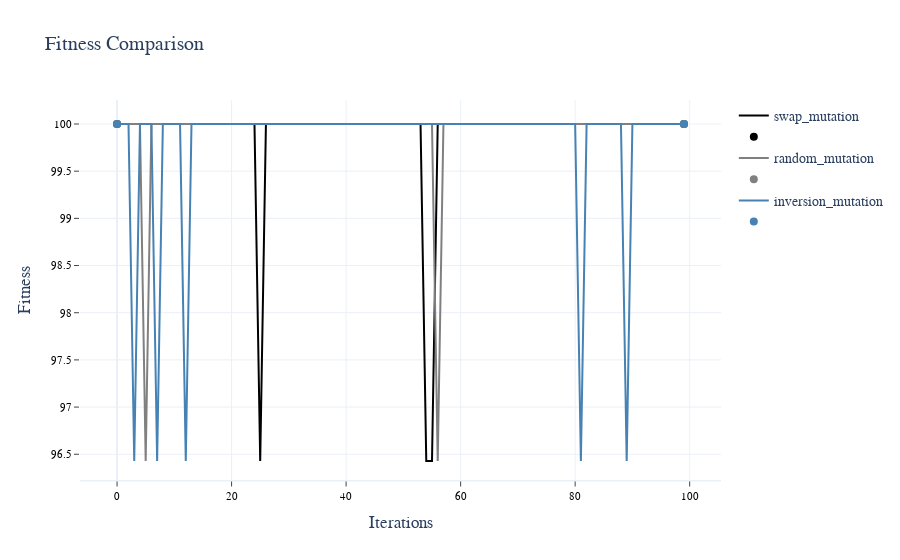
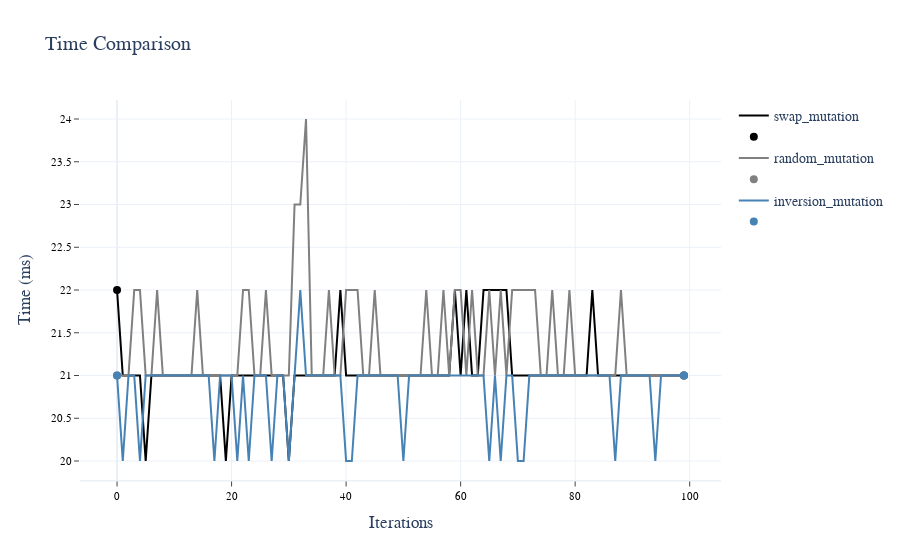

Notebook cell for these charts, in order:
### Markdown cell above
### __1.1 Mutation Module__

### Code cell
# seed for reproducibility
np.random.seed(0)

# Define the range of values
#xo = ['single_cross', 'cycle_cross', 'pmx', 'arithmetic_cross']
#select = ['tournament_selection', 'stochastic_universal_sampling']
mutation = ['swap_mutation', 'random_mutation', 'inversion_mutation']
#population = [100, 250, 500, 1000]
#generations = [100, 250, 500]
#cross_percentage = np.arange(0.8, 0.95, 0.05)
#mut_percentage = np.arange(0.01, 0.06, 0.01)

param_list, df = best_operators_search('mut', mutation)

# Displaying average results of the 100 iterations
print('\033[1mAverage results:', end='\n')
df['const'] = 'const'
display(df.groupby('const').mean().reset_index(drop=True).round(3))

# Plotting results
plot_values(data = df, colors = ['black', 'gray', 'steelblue'], layout=2, template='white', grid=True)

### Figure 1 — Plotly figure (JSON) as saved in the notebook; plotly's stock layout.template omitted (floating-point values rounded to 4 significant figures)
{"data": [{"line": {"color": "black", "width": 2}, "name": "swap_mutation", "type": "scatter", "x": [0, 1, 2, 3, 4, 5, 6, 7, 8, 9, 10, 11, 12, 13, 14, 15, 16, 17, 18, 19, 20, 21, 22, 23, 24, 25, 26, 27, 28, 29, 30, 31, 32, 33, 34, 35, 36, 37, 38, 39, 40, 41, 42, 43, 44, 45, 46, 47, 48, 49, 50, 51, 52, 53, 54, 55, 56, 57, 58, 59, 60, 61, 62, 63, 64, 65, 66, 67, 68, 69, 70, 71, 72, 73, 74, 75, 76, 77, 78, 79, 80, 81, 82, 83, 84, 85, 86, 87, 88, 89, 90, 91, 92, 93, 94, 95, 96, 97, 98, 99], "y": [100, 100, 100, 100, 100, 100, 100, 100, 100, 100, 100, 100, 100, 100, 100, 100, 100, 100, 100, 100, 100, 100, 100, 100, 100, 96.43, 100, 100, 100, 100, 100, 100, 100, 100, 100, 100, 100, 100, 100, 100, 100, 100, 100, 100, 100, 100, 100, 100, 100, 100, 100, 100, 100, 100, 96.43, 96.43, 100, 100, 100, 100, 100, 100, 100, 100, 100, 100, 100, 100, 100, 100, 100, 100, 100, 100, 100, 100, 100, 100, 100, 100, 100, 100, 100, 100, 100, 100, 100, 100, 100, 100, 100, 100, 100, 100, 100, 100, 100, 100, 100, 100]}, {"marker": {"color": "black", "size": 8}, "mode": "markers", "name": "", "type": "scatter", "x": [0, 99], "y": [100, 100]}, {"line": {"color": "gray", "width": 2}, "name": "random_mutation", "type": "scatter", "x": [0, 1, 2, 3, 4, 5, 6, 7, 8, 9, 10, 11, 12, 13, 14, 15, 16, 17, 18, 19, 20, 21, 22, 23, 24, 25, 26, 27, 28, 29, 30, 31, 32, 33, 34, 35, 36, 37, 38, 39, 40, 41, 42, 43, 44, 45, 46, 47, 48, 49, 50, 51, 52, 53, 54, 55, 56, 57, 58, 59, 60, 61, 62, 63, 64, 65, 66, 67, 68, 69, 70, 71, 72, 73, 74, 75, 76, 77, 78, 79, 80, 81, 82, 83, 84, 85, 86, 87, 88, 89, 90, 91, 92, 93, 94, 95, 96, 97, 98, 99], "y": [100, 100, 100, 100, 100, 96.43, 100, 100, 100, 100, 100, 100, 100, 100, 100, 100, 100, 100, 100, 100, 100, 100, 100, 100, 100, 100, 100, 100, 100, 100, 100, 100, 100, 100, 100, 100, 100, 100, 100, 100, 100, 100, 100, 100, 100, 100, 100, 100, 100, 100, 100, 100, 100, 100, 100, 100, 96.43, 100, 100, 100, 100, 100, 100, 100, 100, 100, 100, 100, 100, 100, 100, 100, 100, 100, 100, 100, 100, 100, 100, 100, 100, 100, 100, 100, 100, 100, 100, 100, 100, 100, 100, 100, 100, 100, 100, 100, 100, 100, 100, 100]}, {"marker": {"color": "gray", "size": 8}, "mode": "markers", "name": "", "type": "scatter", "x": [0, 99], "y": [100, 100]}, {"line": {"color": "steelblue", "width": 2}, "name": "inversion_mutation", "type": "scatter", "x": [0, 1, 2, 3, 4, 5, 6, 7, 8, 9, 10, 11, 12, 13, 14, 15, 16, 17, 18, 19, 20, 21, 22, 23, 24, 25, 26, 27, 28, 29, 30, 31, 32, 33, 34, 35, 36, 37, 38, 39, 40, 41, 42, 43, 44, 45, 46, 47, 48, 49, 50, 51, 52, 53, 54, 55, 56, 57, 58, 59, 60, 61, 62, 63, 64, 65, 66, 67, 68, 69, 70, 71, 72, 73, 74, 75, 76, 77, 78, 79, 80, 81, 82, 83, 84, 85, 86, 87, 88, 89, 90, 91, 92, 93, 94, 95, 96, 97, 98, 99], "y": [100, 100, 100, 96.43, 100, 100, 100, 96.43, 100, 100, 100, 100, 96.43, 100, 100, 100, 100, 100, 100, 100, 100, 100, 100, 100, 100, 100, 100, 100, 100, 100, 100, 100, 100, 100, 100, 100, 100, 100, 100, 100, 100, 100, 100, 100, 100, 100, 100, 100, 100, 100, 100, 100, 100, 100, 100, 100, 100, 100, 100, 100, 100, 100, 100, 100, 100, 100, 100, 100, 100, 100, 100, 100, 100, 100, 100, 100, 100, 100, 100, 100, 100, 96.43, 100, 100, 100, 100, 100, 100, 100, 96.43, 100, 100, 100, 100, 100, 100, 100, 100, 100, 100]}, {"marker": {"color": "steelblue", "size": 8}, "mode": "markers", "name": "", "type": "scatter", "x": [0, 99], "y": [100, 100]}], "layout": {"font": {"family": "Verdana", "size": 14}, "title": {"text": "Fitness Comparison"}, "xaxis": {"linewidth": 1.5, "showgrid": true, "showline": true, "showticklabels": true, "tickfont": {"color": "#000000", "family": "Verdana", "size": 11}, "ticks": "outside", "title": {"text": "Iterations"}}, "yaxis": {"showgrid": true, "showline": false, "showticklabels": true, "tickfont": {"color": "#000000", "family": "Verdana", "size": 11}, "ticks": "outside", "title": {"text": "Fitness"}, "zeroline": false}}}

### Figure 2 — Plotly figure (JSON) as saved in the notebook; plotly's stock layout.template omitted (floating-point values rounded to 4 significant figures)
{"data": [{"line": {"color": "black", "width": 2}, "name": "swap_mutation", "type": "scatter", "x": [0, 1, 2, 3, 4, 5, 6, 7, 8, 9, 10, 11, 12, 13, 14, 15, 16, 17, 18, 19, 20, 21, 22, 23, 24, 25, 26, 27, 28, 29, 30, 31, 32, 33, 34, 35, 36, 37, 38, 39, 40, 41, 42, 43, 44, 45, 46, 47, 48, 49, 50, 51, 52, 53, 54, 55, 56, 57, 58, 59, 60, 61, 62, 63, 64, 65, 66, 67, 68, 69, 70, 71, 72, 73, 74, 75, 76, 77, 78, 79, 80, 81, 82, 83, 84, 85, 86, 87, 88, 89, 90, 91, 92, 93, 94, 95, 96, 97, 98, 99], "y": [22, 21, 21, 21, 21, 20, 21, 21, 21, 21, 21, 21, 21, 21, 21, 21, 21, 21, 21, 20, 21, 21, 21, 21, 21, 21, 21, 21, 21, 21, 20, 21, 21, 21, 21, 21, 21, 21, 21, 22, 21, 21, 21, 21, 21, 21, 21, 21, 21, 21, 21, 21, 21, 21, 21, 21, 21, 21, 21, 22, 21, 22, 21, 21, 22, 22, 22, 22, 22, 21, 21, 21, 21, 21, 21, 21, 21, 21, 21, 21, 21, 21, 21, 22, 21, 21, 21, 21, 21, 21, 21, 21, 21, 21, 21, 21, 21, 21, 21, 21]}, {"marker": {"color": "black", "size": 8}, "mode": "markers", "name": "", "type": "scatter", "x": [0, 99], "y": [22, 21]}, {"line": {"color": "gray", "width": 2}, "name": "random_mutation", "type": "scatter", "x": [0, 1, 2, 3, 4, 5, 6, 7, 8, 9, 10, 11, 12, 13, 14, 15, 16, 17, 18, 19, 20, 21, 22, 23, 24, 25, 26, 27, 28, 29, 30, 31, 32, 33, 34, 35, 36, 37, 38, 39, 40, 41, 42, 43, 44, 45, 46, 47, 48, 49, 50, 51, 52, 53, 54, 55, 56, 57, 58, 59, 60, 61, 62, 63, 64, 65, 66, 67, 68, 69, 70, 71, 72, 73, 74, 75, 76, 77, 78, 79, 80, 81, 82, 83, 84, 85, 86, 87, 88, 89, 90, 91, 92, 93, 94, 95, 96, 97, 98, 99], "y": [21, 21, 21, 22, 22, 21, 21, 22, 21, 21, 21, 21, 21, 21, 22, 21, 21, 21, 21, 21, 21, 21, 22, 22, 21, 21, 22, 21, 21, 21, 21, 23, 23, 24, 21, 21, 21, 22, 21, 21, 22, 22, 22, 21, 21, 22, 21, 21, 21, 21, 21, 21, 21, 21, 22, 21, 21, 22, 21, 22, 22, 21, 22, 21, 21, 22, 21, 22, 21, 22, 22, 22, 22, 22, 21, 21, 22, 21, 21, 22, 21, 21, 21, 21, 21, 21, 21, 21, 22, 21, 21, 21, 21, 21, 21, 21, 21, 21, 21, 21]}, {"marker": {"color": "gray", "size": 8}, "mode": "markers", "name": "", "type": "scatter", "x": [0, 99], "y": [21, 21]}, {"line": {"color": "steelblue", "width": 2}, "name": "inversion_mutation", "type": "scatter", "x": [0, 1, 2, 3, 4, 5, 6, 7, 8, 9, 10, 11, 12, 13, 14, 15, 16, 17, 18, 19, 20, 21, 22, 23, 24, 25, 26, 27, 28, 29, 30, 31, 32, 33, 34, 35, 36, 37, 38, 39, 40, 41, 42, 43, 44, 45, 46, 47, 48, 49, 50, 51, 52, 53, 54, 55, 56, 57, 58, 59, 60, 61, 62, 63, 64, 65, 66, 67, 68, 69, 70, 71, 72, 73, 74, 75, 76, 77, 78, 79, 80, 81, 82, 83, 84, 85, 86, 87, 88, 89, 90, 91, 92, 93, 94, 95, 96, 97, 98, 99], "y": [21, 20, 21, 21, 20, 21, 21, 21, 21, 21, 21, 21, 21, 21, 21, 21, 21, 20, 21, 21, 21, 20, 21, 20, 21, 21, 21, 20, 21, 21, 20, 21, 22, 21, 21, 21, 21, 21, 21, 21, 20, 20, 21, 21, 21, 21, 21, 21, 21, 21, 20, 21, 21, 21, 21, 21, 21, 21, 21, 21, 21, 21, 21, 21, 21, 20, 21, 20, 21, 21, 20, 20, 21, 21, 21, 21, 21, 21, 21, 21, 21, 21, 21, 21, 21, 21, 21, 20, 21, 21, 21, 21, 21, 21, 20, 21, 21, 21, 21, 21]}, {"marker": {"color": "steelblue", "size": 8}, "mode": "markers", "name": "", "type": "scatter", "x": [0, 99], "y": [21, 21]}], "layout": {"font": {"family": "Verdana", "size": 14}, "title": {"text": "Time Comparison"}, "xaxis": {"linewidth": 1.5, "showgrid": true, "showline": true, "showticklabels": true, "tickfont": {"color": "#000000", "family": "Verdana", "size": 11}, "ticks": "outside", "title": {"text": "Iterations"}}, "yaxis": {"showgrid": true, "showline": false, "showticklabels": true, "tickfont": {"color": "#000000", "family": "Verdana", "size": 11}, "ticks": "outside", "title": {"text": "Time (ms)"}, "zeroline": false}}}
